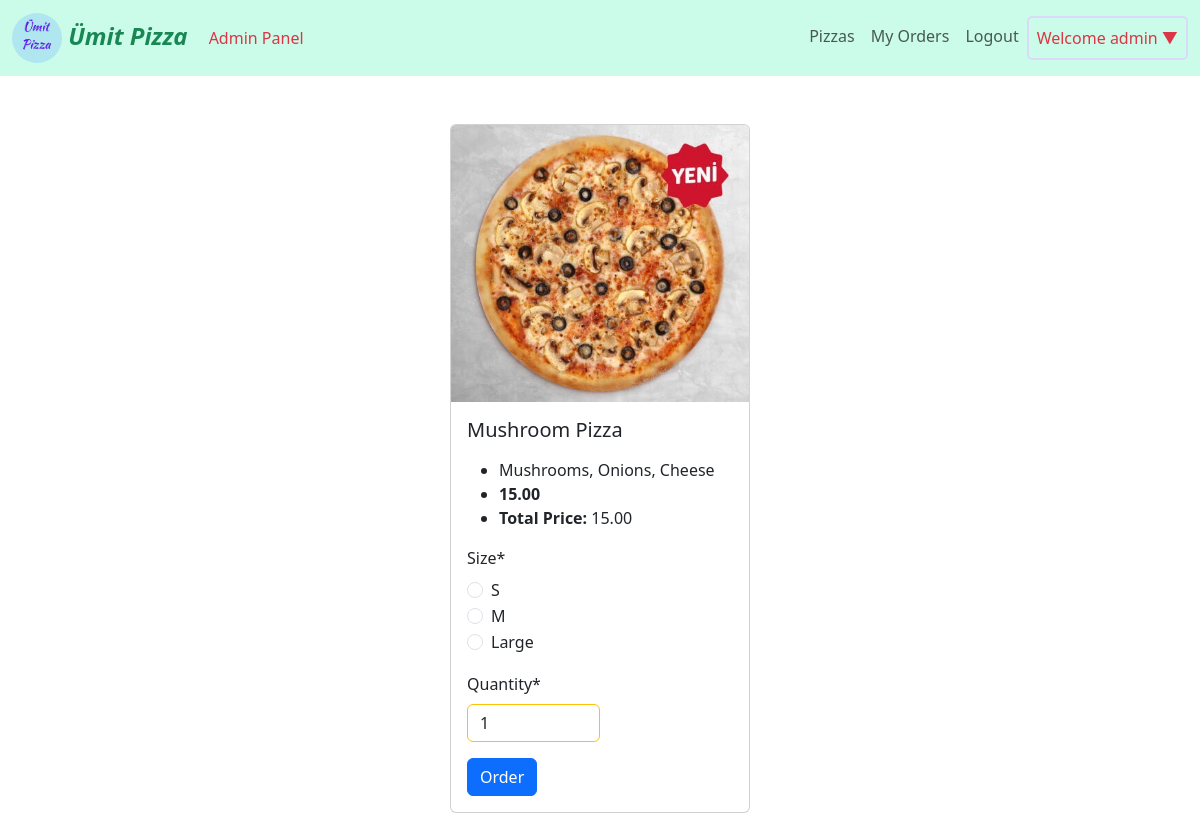
/update_order/10 (signed in), run on the app's committed database.
### pizzas/models.py (models this page shows, shortened)
class Pizza(models.Model):
    name = models.CharField(max_length=100)
    toppings = models.ManyToManyField(Topping)
    image = models.ImageField(upload_to='pizza_pics', blank=True, null=True)
    price = models.DecimalField(max_digits=10, decimal_places=2)

class Topping(models.Model):
    name = models.CharField(max_length=100)
    def __str__(self):
        return self.name

class Order(models.Model):
    pizza = models.ForeignKey(Pizza, on_delete=models.CASCADE)
    user = models.ForeignKey(User, on_delete=models.CASCADE)
    size = models.CharField(max_length=100, choices=SIZE, default='M')
    quantity = models.IntegerField(default=1)

### pizzas/views.py (the view)
# urls.py: path('update_order/<int:id>', update_order, name='update_order'),
def update_order(request, id):
    order = get_object_or_404(Order, id=id)
    if order.user != request.user:
        messages.warning(request, "Bu order'ı değiştirmeye yetkiniz yok.")
        return redirect('my_orders')
    pizza = Pizza.objects.get(id=order.pizza.id) # Pizza Tab. dan orderdaki pizza
    form = PizzaForm(instance=order) # Order tablosundaki order objesinin verisi ile dolu olan form
    if request.method == "POST":
        form = PizzaForm(request.POST, instance=order)
        if form.is_valid():
            form.save()
            return redirect('my_orders')
    total_price = order.quantity * pizza.price
    context = {
        "order": order,
        "pizza": pizza,
        "form": form,
        "total_price": total_price,
    }
    return render(request, 'pizzas/update_order.html', context)

### pizzas/forms.py
class PizzaForm(forms.ModelForm):
    class Meta:
        model = Order
        fields = (
            'size',
            'quantity',
        )
        widgets = {
            'size':forms.RadioSelect,
            'quantity':forms.TextInput(attrs={'class':'rounded border border-warning form-control', 'style':'width:50%'}),
        }

### pizzas/templates/pizzas/update_order.html (shortened to what this page needs)
{% extends 'pizzas/base.html' %}
{% block content %}
{% load crispy_forms_tags %}
<div class="col-lg-3 mx-auto d-flex justify-content-center align-items-center mt-5 mb-3">
  <div class="card">
      <img src="{{ pizza.image.url }}" class="card-img-top" alt="...">
      <div class="card-body">
        <h5 class="card-title">{{ pizza.name }}</h5>
        <p class="card-text">
          <ul>
              <li>{{ pizza.toppings.all | join:', '}}</li>
              <li><strong>{{ pizza.price }}</strong></li>
              <li><strong>Total Price:</strong> {{ total_price }}</li>
          </ul>
        </p>
        <div>
          <form action="" method="POST">
              {{ form | crispy }}
              <input type="submit" value="Order" class="btn btn-primary">
          </form>
        </div>
      </div>
  </div>
</div>
{% endblock content %}

### pizzas/templates/pizzas/navbar.html (shortened to what this page needs)
{% load static %}
    <nav class="navbar navbar-expand-lg navbar navbar-white">
        <div class="container-fluid ">
           <a class="navbar-brand alert-warning text-success fs-4 fw-bolder fst-italic" href="/">
            <img src="{% static 'images/umit_pizza.png' %}" alt="Hi!" width="50" height="50" class="rounded-5">
            Ümit Pizza</a>
            {% if request.user.is_superuser %}
            <a class="nav-link text-danger adm" href="/admin" target="blank">Admin Panel</a>
            {% endif %}
            <div class="collapse navbar-collapse" id="navbars-host">
                <ul class="navbar-nav ms-auto">
                    <li class="nav-item"><a class="nav-link" href="{% url 'pizzas' %}">Pizzas</a></li>
                    {% if user.is_authenticated %}
                    <li class="nav-item"><a class="nav-link" href="{% url 'my_orders' %}">My Orders</a></li>
                    <li class="nav-item"><a class="nav-link" href="{% url 'logout' %}">Logout</a></li>
                    <li class="nav-item dropdown forget">
                            <a href="#" class="nav-link text-danger dropbtn">Welcome {{user}} ▼</a>
                    </li>
                    {% endif %}
                </ul>
            </div>
        </div>
    </nav>

### static/css/styley.css (style rules this page uses)
.navbar { background-color: rgb(203, 252, 233); }
nav { position: fixed; top: 0; width: 100%; z-index: 1000; }
.adm { color: #dc3545; text-decoration: none; border-radius: 5px; padding: 5px; }
li a, .dropbtn { display: inline-block; text-align: center; text-decoration: none; border-radius: 5px; }
li.dropdown { display: inline-block; }
.forget { border: 2px solid rgb(218, 218, 248); border-radius: 5px; }

### data on the page
Pizza: image (picture), name "Mushroom Pizza", toppings.all "Mushrooms, Onions, Cheese", price "15.00"
Order: size "☐ S ☐ M ☐ Large", quantity "1"

### other printed values
{{ user }} "admin"
{{ total_price }} "15.00"
